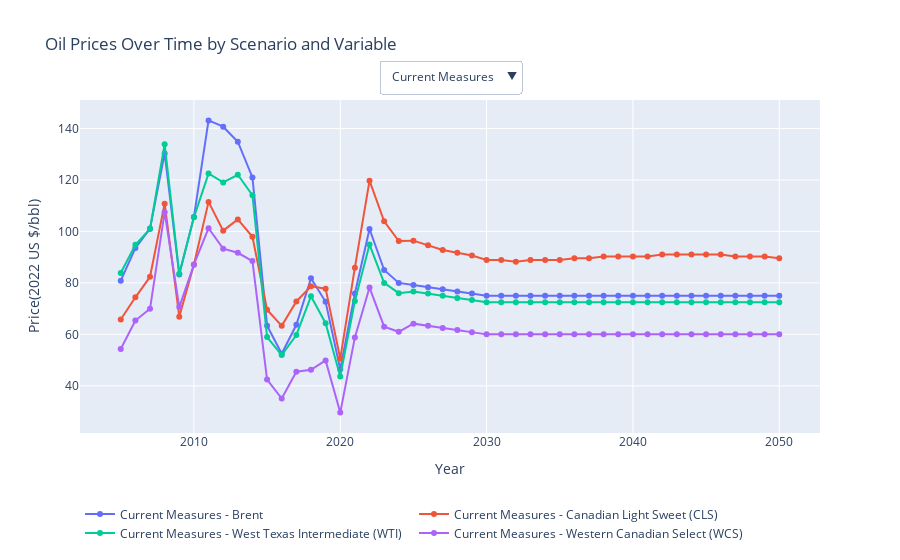

Source (notebook cell):
### Markdown cell above
As an extension of the challenge graph, I wanted to visualize the data such that a user is able to interact with it. Instead of showing multiple line series on the same graph, I figured it would be a good idea to let a user choose what scenario they want to see prices for and then visually compare the changes.

The following graphs were created with the plotly library. You can:

- Filter the graph by Scenario
- Select/Unselect legend items to view in the graph
- Zoom into a bounding box on the graph
- Download the plot as a PNG
- Reset the view by double-clicking on the graph

### Code cell
# strip the 2022 US $/bbl from each of the variable names
oil_prices = benchmark_prices
oil_prices['Variable'] = oil_prices['Variable'].str.split('-').str[0].str.strip()

# filter out prices for Brent, WTI, and WCS
valid_types = ['Brent', 'Western Canadian Select (WCS)', 'West Texas Intermediate (WTI)', 'Canadian Light Sweet (CLS)']
oil_prices = oil_prices[oil_prices["Variable"].isin(valid_types)]

# show interactive line graph
create_interactive_line_graph(
    df=oil_prices,
    x='Year',
    y='Value',
    title='Oil Prices Over Time by Scenario and Variable',
    xAxisTitle='Year',
    yAxisTitle='Price(2022 US $/bbl)'
)
